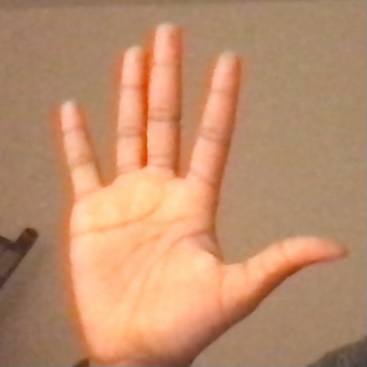
#> input picture hand.jpg, 367 x 367 px, given in place of the camera
$ python assignment2.py
#> lines starting #> are read from the running program, lines starting #| are printed output that depends on the picture; after the words box and inside, x2 and y2 are one past the last pixel; in counts of white or black regions, pixels touching at a corner belong together
import cv2
import numpy as np
import math

def my_skin_detect(src):
    '''
    Function that detects whether a pixel belongs to the skin based on RGB values
    Args:
        src The source color image
    Returns:
        dst The destination grayscale image where skin pixels are colored white and the rest are colored black
    Surveys of skin color modeling and detection techniques:
    Vezhnevets, Vladimir, Vassili Sazonov, and Alla Andreeva. "A survey on pixel-based skin color detection techniques." Proc. Graphicon. Vol. 3. 2003.
    Kakumanu, Praveen, Sokratis Makrogiannis, and Nikolaos Bourbakis. "A survey of skin-color modeling and detection methods." Pattern recognition 40.3 (2007): 1106-1122.
    '''
    dst = np.zeros(np.shape(src)[:-1], dtype= np.uint8)

    mask = np.logical_and.reduce((src[:,:,2]>180, src[:,:,1]>50))
    dst[mask] = 255

    return dst

def my_frame_differencing(prev, curr):
    '''
    Function that does frame differencing between the current frame and the previous frame
    Args:
        src The current color image
        prev The previous color image
    Returns:
        dst The destination grayscale image where pixels are colored white if the corresponding pixel intensities in the current
    and previous image are not the same
    '''
    dst = cv2.absdiff(prev, curr)
    gs = cv2.cvtColor(dst, cv2.COLOR_BGR2GRAY)
    dst = (gs > 50).astype(np.uint8) * 255
    return dst


def pyramids(img, temp_list):
    temp_list.append(img)
    layer = img.copy()
    for i in range(6):
        layer = cv2.pyrUp(layer)
        temp_list.append(layer)


# turn on the webcam
cap = cv2.VideoCapture(0)
_, bg = cap.read()
#> bg is the input picture: shape (367, 367, 3); mean B, G, R 109, 142.7, 190
# bg = cv2.cvtColor(bg, cv2.COLOR_BGR2GRAY)


# read the templates and detect the skin

hand = cv2.imread("y.jpg")
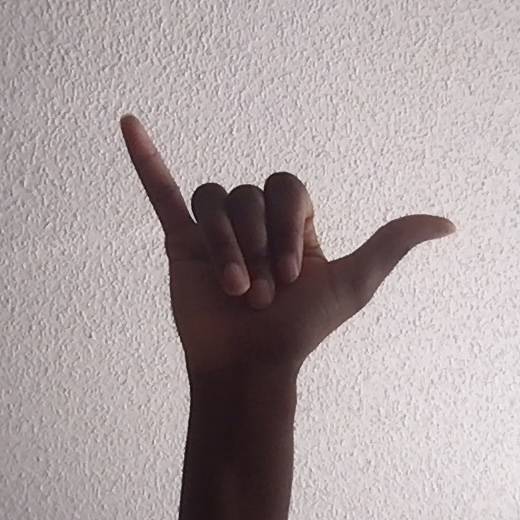
#> input picture y.jpg, 520 x 520 px
#> hand is the input picture: shape (520, 520, 3); mean B, G, R 160.5, 159.7, 170.7
hand = hand[:,:,2]
#> hand: shape (520, 520)
blur = cv2.blur(hand,(5,5))
_, hand = cv2.threshold(blur, 130, 255, cv2.THRESH_BINARY)
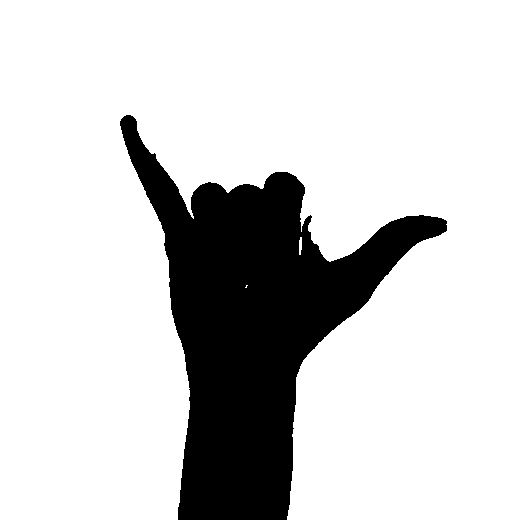
#> hand: shape (520, 520); 81.2% white; 1 black region, box (x1, y1, x2, y2) and area: (120, 115, 447, 520) 50736
# hand_mask = my_skin_detect(hand)

thumbs_up = cv2.imread("thumb.jpg")
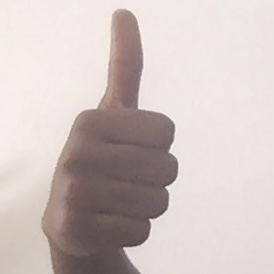
#> input picture thumb.jpg, 274 x 274 px
#> thumbs_up is the input picture: shape (274, 274, 3); mean B, G, R 191.5, 194.3, 206.6
thumbs_up = thumbs_up[:,:,2]
#> thumbs_up: shape (274, 274)
blur = cv2.blur(thumbs_up,(10,10))
#> blur: shape (274, 274)
_, thumbs_up = cv2.threshold(blur, 150, 255, cv2.THRESH_BINARY)
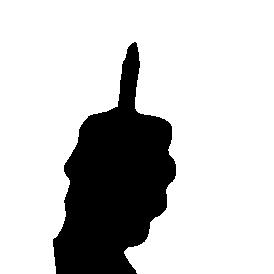
#> thumbs_up: shape (274, 274); 78.8% white; 1 black region, box (x1, y1, x2, y2) and area: (53, 42, 176, 274) 15893
# thumb_mask = my_skin_detect(thumbs_up)

fist = cv2.imread("smol.jpg")
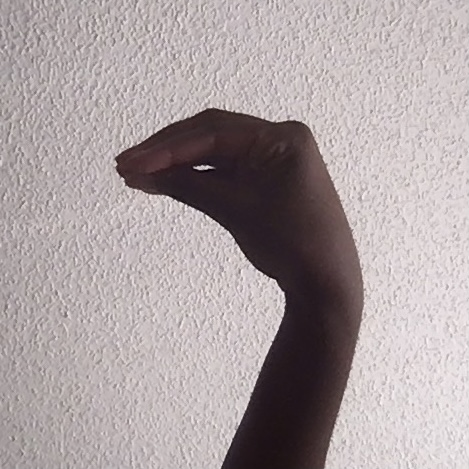
#> input picture smol.jpg, 469 x 469 px
#> fist is the input picture: shape (469, 469, 3); mean B, G, R 161.7, 160.4, 170.7
fist = fist[:,:,2]
#> fist: shape (469, 469)
blur = cv2.blur(fist,(10,10))
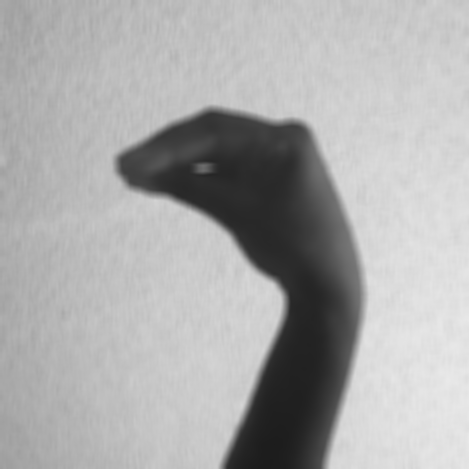
#> blur: shape (469, 469); min 28, max 233, mean 170.6
_, fist = cv2.threshold(blur, 70, 255, cv2.THRESH_BINARY)
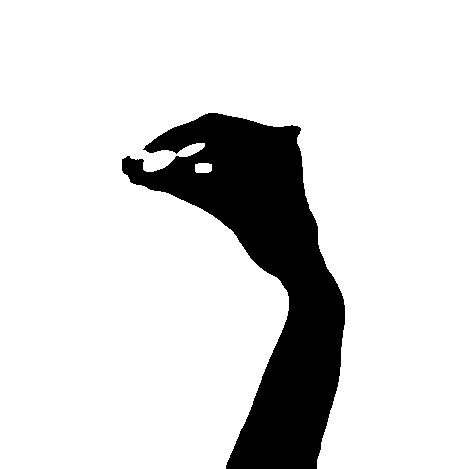
#> fist: shape (469, 469); 85.6% white; 1 black region, box (x1, y1, x2, y2) and area: (122, 113, 345, 469) 31664
# fist_mask = my_skin_detect(fist)

v = cv2.imread("v.jpg")
#> (the run stopped early here; a loop or call above may not have finished)
